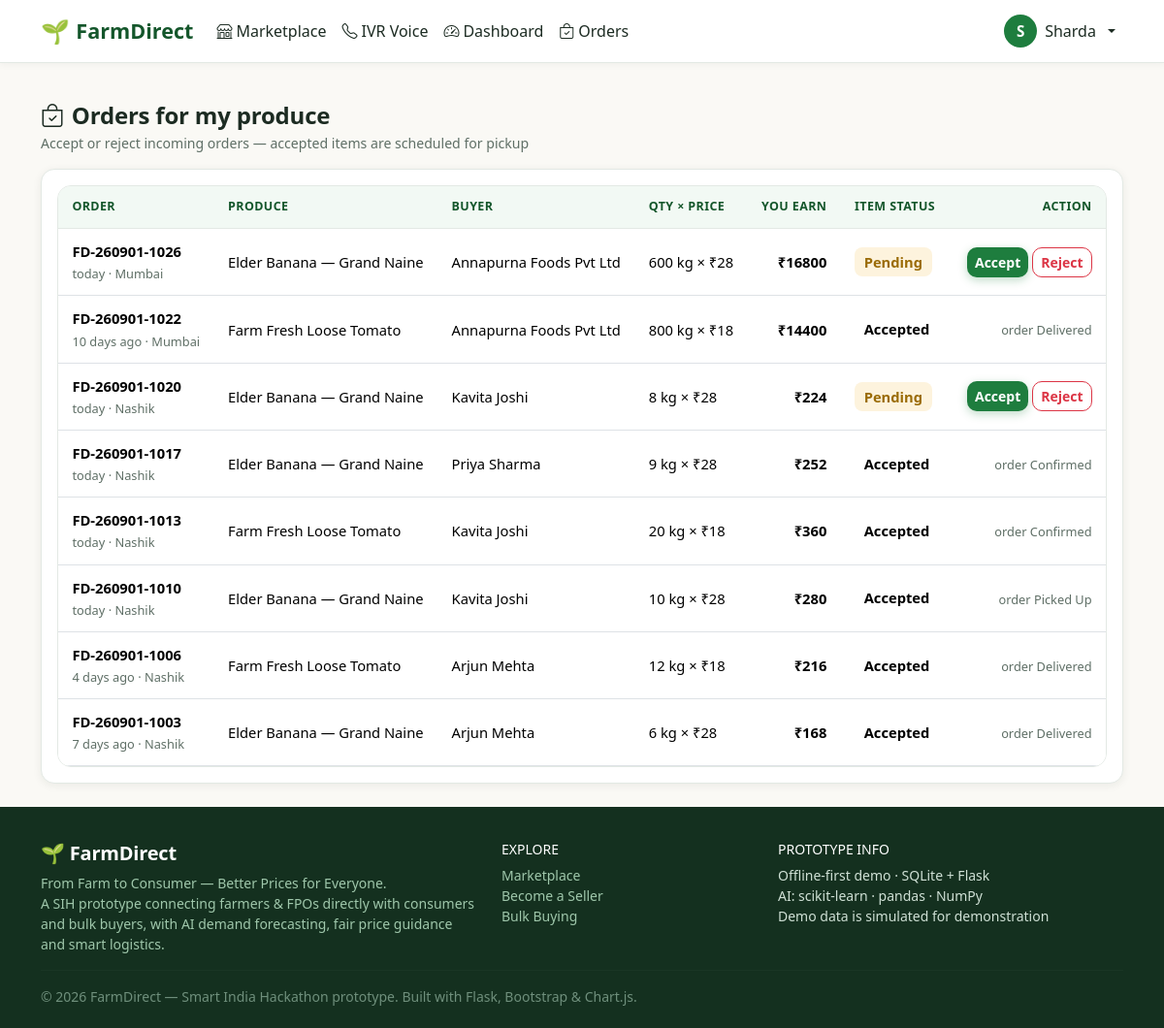
/farmer/orders (signed in), run on the app's committed database.
### tables this page shows
CREATE TABLE users (
    id            INTEGER PRIMARY KEY AUTOINCREMENT,
    name          TEXT NOT NULL,
    email         TEXT UNIQUE NOT NULL,
    phone         TEXT,
    password_hash TEXT NOT NULL,
    role          TEXT NOT NULL CHECK (role IN ('farmer','fpo','consumer','buyer','admin')),
    city          TEXT,
    state         TEXT,
    lat           REAL,
    lng           REAL,
    active        INTEGER DEFAULT 1,
    created_at    TEXT DEFAULT (datetime('now','localtime'))
);

CREATE TABLE order_items (
    id          INTEGER PRIMARY KEY AUTOINCREMENT,
    order_id    INTEGER NOT NULL REFERENCES orders(id),
    product_id  INTEGER NOT NULL REFERENCES products(id),
    farmer_id   INTEGER NOT NULL REFERENCES users(id),
    crop        TEXT,
    grade       TEXT,
    quantity_kg REAL NOT NULL,
    unit_price  REAL NOT NULL,
    subtotal    REAL NOT NULL,
    item_status TEXT DEFAULT 'pending' CHECK (item_status IN
                  ('pending','accepted','rejected')),
    farmer_note TEXT
);

CREATE TABLE orders (
    id               INTEGER PRIMARY KEY AUTOINCREMENT,
    order_code       TEXT UNIQUE NOT NULL,          -- e.g. FD-260831-0142
    buyer_id         INTEGER NOT NULL REFERENCES users(id),
    buyer_type       TEXT DEFAULT 'consumer',       -- consumer / bulk
    total_amount     REAL NOT NULL,
    platform_fee     REAL DEFAULT 0,
    delivery_fee     REAL DEFAULT 0,
    delivery_address TEXT,
    delivery_city    TEXT,
    delivery_pincode TEXT,
    delivery_lat     REAL,
    delivery_lng     REAL,
    order_type       TEXT DEFAULT 'retail',         -- retail / bulk
    status           TEXT DEFAULT 'pending' CHECK (status IN
                       ('pending','confirmed','rejected','picked_up','in_transit','delivered','cancelled')),
    created_at       TEXT DEFAULT (datetime('now','localtime')),
    updated_at       TEXT
);

CREATE TABLE products (
    id           INTEGER PRIMARY KEY AUTOINCREMENT,
    seller_id    INTEGER NOT NULL REFERENCES users(id),
    crop         TEXT NOT NULL,
    name         TEXT NOT NULL,
    category     TEXT DEFAULT 'Vegetables',
    grade        TEXT NOT NULL CHECK (grade IN ('A','B','C')),
    quantity_kg  REAL NOT NULL,
    price_per_kg REAL NOT NULL,
    harvest_date TEXT,
    organic      INTEGER DEFAULT 0,
    description  TEXT,
    unit_label   TEXT DEFAULT 'kg',
    status       TEXT DEFAULT 'active' CHECK (status IN ('active','sold_out','removed')),
    created_at   TEXT DEFAULT (datetime('now','localtime'))
);

### views.py (the view)
@bp.route("/farmer/orders")
@role_required("farmer", "fpo")
def farmer_orders():
    items = db.query(
        "SELECT oi.*, o.order_code, o.status AS order_status, o.created_at, o.delivery_city, "
        "o.delivery_address, u.name AS buyer, p.name AS product_name "
        "FROM order_items oi JOIN orders o ON o.id=oi.order_id "
        "JOIN users u ON u.id=o.buyer_id JOIN products p ON p.id=oi.product_id "
        "WHERE oi.farmer_id=? ORDER BY o.id DESC", (g.user["id"],))
    return render_template("farmer/orders.html", items=items, cart_count=_cart_count())

### auth.py (called while the page is built)
@bp.before_app_request
def load_logged_in_user():
    uid = session.get("uid")
    g.user = None
    g.role = None
    if uid:
        row = db.query("SELECT * FROM users WHERE id=? AND active=1", (uid,), one=True)
        if row:
            g.user = row
            g.role = row["role"]
            if row["role"] in ("farmer", "fpo"):
                table = "fpos" if row["role"] == "fpo" else "farmers"
                g.profile = db.query(f"SELECT * FROM {table} WHERE user_id=?", (uid,), one=True)
            else:
                g.profile = None

def role_required(*roles):
    def deco(view):
        @functools.wraps(view)
        def wrapped(**kwargs):
            if g.user is None:
                return redirect(url_for("auth.login", next=request.path))
            if g.role not in roles:
                flash("You do not have access to that page.", "warning")
                return redirect(url_for(ROLE_HOME.get(g.role, "views.landing")))
            return view(**kwargs)
        return wrapped
    return deco

### db.py (called while the page is built)
def get_db():
    os.makedirs(os.path.dirname(DB_PATH), exist_ok=True)
    conn = sqlite3.connect(DB_PATH, timeout=15)
    conn.row_factory = sqlite3.Row
    conn.execute("PRAGMA foreign_keys = ON")
    return conn

def query(sql, args=(), one=False):
    conn = get_db()
    try:
        rows = conn.execute(sql, args).fetchall()
        return (rows[0] if rows else None) if one else rows
    finally:
        conn.close()

### helpers.py (called while the page is built)
def kg(value):
    try:
        v = float(value)
    except (TypeError, ValueError):
        return "0 kg"
    if v >= 1000:
        return f"{v / 1000:.1f} ton"
    return f"{v:g} kg"

def pretty_status(s):
    return (s or "").replace("_", " ").title()

def days_ago(date_str):
    try:
        d = datetime.strptime(str(date_str)[:10], "%Y-%m-%d").date()
        n = (datetime.now().date() - d).days
        if n <= 0:
            return "today"
        if n == 1:
            return "yesterday"
        return f"{n} days ago"
    except (ValueError, TypeError):
        return ""

### views.py (called while the page is built)
def _cart_count():
    if not g.get("user"):
        return 0
    return db.query("SELECT COALESCE(SUM(quantity_kg),0) n FROM cart_items WHERE user_id=?",
                    (g.user["id"],), one=True)["n"]

### templates/farmer/orders.html (shortened to what this page needs)
{% extends "base.html" %}
{% block content %}
<section class="container py-4">
  <h2 class="fd-section-title" style="font-size:1.5rem"><i class="bi bi-bag-check me-2"></i>Orders for my produce</h2>
  <p class="fd-subtle">Accept or reject incoming orders — accepted items are scheduled for pickup</p>
  <div class="fd-card p-3">
    <div class="fd-table">
      <table class="table align-middle">
        <thead><tr><th>Order</th><th>Produce</th><th>Buyer</th><th>Qty × price</th><th class="text-end">You earn</th><th>Item status</th><th class="text-end">Action</th></tr></thead>
        <tbody>
          {% for oi in items %}
          <tr>
            <td>
              <b>{{ oi['order_code'] }}</b><br>
              <span class="fd-meta">{{ days_ago(oi['created_at'][:10]) }} · {{ oi['delivery_city'] }}</span>
            </td>
            <td>{{ oi['product_name'] }}</td>
            <td>{{ oi['buyer'] }}</td>
            <td>{{ oi['quantity_kg']|kg }} × ₹{{ '%g'|format(oi['unit_price']) }}</td>
            <td class="text-end fw-bold">₹{{ '%g'|format(oi['subtotal']) }}</td>
            <td><span class="badge-fd badge-status-{{ oi['item_status'] }}">{{ pretty_status(oi['item_status']) }}</span></td>
            <td class="text-end">
              {% if oi['item_status'] == 'pending' and oi['order_status'] == 'pending' %}
              <div class="d-flex gap-1 justify-content-end">
                <button class="btn btn-fd btn-sm" onclick="itemStatus({{ oi['order_id'] }}, {{ oi['id'] }}, 'accept')">Accept</button>
                <button class="btn btn-outline-danger btn-sm" onclick="itemStatus({{ oi['order_id'] }}, {{ oi['id'] }}, 'reject')">Reject</button>
              </div>
              {% else %}
              <span class="fd-meta">order {{ pretty_status(oi['order_status']) }}</span>
              {% endif %}
            </td>
          </tr>
          {% endfor %}
        </tbody>
      </table>
    </div>
  </div>
</section>
{% endblock %}

### templates/base.html (shortened to what this page needs)
<!doctype html>
<html lang="en">
<head>
  <link rel="stylesheet" href="{{ url_for('static', filename='vendor/bootstrap.min.css') }}">
  <link rel="stylesheet" href="{{ url_for('static', filename='vendor/bootstrap-icons.css') }}">
  <link rel="stylesheet" href="{{ url_for('static', filename='css/style.css') }}">
</head>
<body>
<nav class="navbar navbar-expand-lg fd-navbar sticky-top">
  <div class="container">
    <a class="navbar-brand" href="{{ url_for('views.landing') }}">
      <span style="font-size:1.5rem">🌱</span> FarmDirect
    </a>
    <div class="collapse navbar-collapse" id="fdnav">
      <ul class="navbar-nav me-auto mb-2 mb-lg-0">
        <li class="nav-item"><a class="nav-link" href="{{ url_for('views.marketplace') }}"><i class="bi bi-shop me-1"></i>Marketplace</a></li>
        <li class="nav-item"><a class="nav-link" href="{{ url_for('views.ivr_simulator') }}"><i class="bi bi-telephone me-1"></i>IVR Voice</a></li>
        {% if g.role in ('farmer','fpo') %}
          <li class="nav-item"><a class="nav-link" href="{{ url_for('views.farmer_dashboard') }}"><i class="bi bi-speedometer2 me-1"></i>Dashboard</a></li>
          <li class="nav-item"><a class="nav-link" href="{{ url_for('views.farmer_orders') }}"><i class="bi bi-bag-check me-1"></i>Orders</a></li>
        {% elif g.role == 'consumer' %}
          <li class="nav-item"><a class="nav-link" href="{{ url_for('views.consumer_dashboard') }}"><i class="bi bi-speedometer2 me-1"></i>Dashboard</a></li>
          <li class="nav-item"><a class="nav-link" href="{{ url_for('views.my_orders') }}"><i class="bi bi-bag-check me-1"></i>My Orders</a></li>
        {% elif g.role == 'buyer' %}
          <li class="nav-item"><a class="nav-link" href="{{ url_for('views.buyer_dashboard') }}"><i class="bi bi-speedometer2 me-1"></i>Bulk Dashboard</a></li>
        {% endif %}
      </ul>
      <ul class="navbar-nav ms-auto align-items-lg-center">
        {% if g.user %}
          <li class="nav-item dropdown">
            <a class="nav-link dropdown-toggle d-flex align-items-center gap-2" href="#" data-bs-toggle="dropdown">
              <span class="fd-avatar">{{ g.user['name'][:1] }}</span>
              <span class="d-lg-inline d-none">{{ g.user['name'].split(' ')[0] }}</span>
            </a>
          </li>
        {% else %}
          <li class="nav-item me-lg-2"><a class="btn btn-fd-outline" href="{{ url_for('auth.login') }}"><i class="bi bi-box-arrow-in-right me-1"></i>Login</a></li>
          <li class="nav-item"><a class="btn btn-fd" href="{{ url_for('auth.register') }}">Join Free</a></li>
        {% endif %}
      </ul>
    </div>
  </div>
</nav>
<main>
  {% block content %}{% endblock %}
</main>
<footer class="fd-footer mt-auto">
  <div class="container">
    <div class="row g-4">
      <div class="col-md-5">
        <h5 class="text-white">🌱 FarmDirect</h5>
        <p class="small mb-0" style="color:#9fc7ab">From Farm to Consumer — Better Prices for Everyone.<br>
        A SIH prototype connecting farmers &amp; FPOs directly with consumers and bulk buyers,
        with AI demand forecasting, fair price guidance and smart logistics.</p>
      </div>
      <div class="col-6 col-md-3">
        <h6 class="text-white small text-uppercase">Explore</h6>
        <ul class="list-unstyled small">
          <li><a href="{{ url_for('views.marketplace') }}">Marketplace</a></li>
          <li><a href="{{ url_for('auth.register') }}">Become a Seller</a></li>
          <li><a href="{{ url_for('auth.register') }}">Bulk Buying</a></li>
        </ul>
      </div>
      <div class="col-6 col-md-4">
        <h6 class="text-white small text-uppercase">Prototype Info</h6>
        <ul class="list-unstyled small">
          <li>Offline-first demo · SQLite + Flask</li>
          <li>AI: scikit-learn · pandas · NumPy</li>
          <li>Demo data is simulated for demonstration</li>
        </ul>
      </div>
    </div>
    <hr style="border-color:#2a4a35">
    <p class="small mb-0" style="color:#6f8f7c">© 2026 FarmDirect — Smart India Hackathon prototype. Built with Flask, Bootstrap &amp; Chart.js.</p>
  </div>
</footer>
</body>
</html>

### static/css/style.css (style rules this page uses)
:root { --fd-green: #1e7d3e; --fd-green-dark: #14562b; --fd-green-light: #e8f5ec; --fd-green-soft: #f2f9f4; --fd-amber: #e8a013; --fd-amber-light: #fdf3dd; --fd-cream: #faf9f5; --fd-ink: #1c2b22; --fd-muted: #5f6f66; --fd-border: #e3e9e4; --fd-radius: 14px; --fd-shadow: 0 2px 10px rgba(28, 43, 34, .07); --fd-shadow-lg: 0 10px 30px rgba(28, 43, 34, .12); }
body { background: var(--fd-cream); color: var(--fd-ink); font-family: "Segoe UI", system-ui, -apple-system, Roboto, "Helvetica Neue", Arial, sans-serif; min-height: 100vh; display: flex; flex-direction: column; }
main { flex: 1 0 auto; }
footer { flex-shrink: 0; }
h1, h2, h3, h4, h5, .fd-brand { font-weight: 700; letter-spacing: -.2px; }
a { color: var(--fd-green); }
.fd-navbar { background: #fff; border-bottom: 1px solid var(--fd-border); box-shadow: 0 1px 8px rgba(28,43,34,.05); }
.fd-navbar .navbar-brand { font-weight: 800; font-size: 1.35rem; color: var(--fd-green-dark); display: flex; align-items: center; gap: .4rem; }
.fd-navbar .nav-link { color: var(--fd-ink); font-weight: 500; border-radius: 8px; padding: .45rem .8rem; }
.fd-avatar { width: 34px; height: 34px; border-radius: 50%; background: var(--fd-green); color: #fff; display: inline-flex; align-items: center; justify-content: center; font-weight: 700; font-size: .95rem; }
.btn { border-radius: 10px; font-weight: 600; }
.btn-fd { background: var(--fd-green); color: #fff; border: none; box-shadow: 0 3px 10px rgba(30, 125, 62, .28); }
.fd-card { background: #fff; border: 1px solid var(--fd-border); border-radius: var(--fd-radius); box-shadow: var(--fd-shadow); }
.fd-meta { font-size: .8rem; color: var(--fd-muted); }
.badge-fd { font-weight: 700; border-radius: 8px; padding: .35em .65em; }
.badge-status-pending { background: #fdf3dd; color: #9a6b06; }
.fd-table { background: #fff; border-radius: var(--fd-radius); overflow: hidden; border: 1px solid var(--fd-border); }
.fd-table table { margin: 0; }
.fd-table thead th { background: var(--fd-green-soft); color: var(--fd-green-dark); font-size: .78rem; text-transform: uppercase; letter-spacing: .4px; border-bottom: 1px solid var(--fd-border); padding: .75rem .9rem; white-space: nowrap; }
.fd-table tbody td { padding: .75rem .9rem; vertical-align: middle; font-size: .92rem; }
.fd-section-title { font-size: 1.05rem; font-weight: 800; margin-bottom: .2rem; }
.fd-subtle { color: var(--fd-muted); font-size: .88rem; }
.fd-footer { background: #14301f; color: #cfe0d5; padding: 2.2rem 0 1.4rem; margin-top: 3rem; }
.fd-footer a { color: #9fc7ab; text-decoration: none; }

### data on the page
users: name "S", user.name "Sharda"
order_items: order_code "FD-260901-1026", delivery_city "Mumbai", product_name "Elder Banana — Grand Naine", buyer "Annapurna Foods Pvt Ltd", quantity_kg|kg "600 kg", unit_price "28", subtotal "16800", item_status "Pending"
orders: created_at "today"
order_items: order_code "FD-260901-1022", delivery_city "Mumbai", product_name "Farm Fresh Loose Tomato", buyer "Annapurna Foods Pvt Ltd", quantity_kg|kg "800 kg", unit_price "18", subtotal "14400", item_status "Accepted"
orders: created_at "10 days ago", status "Delivered"
order_items: order_code "FD-260901-1020", delivery_city "Nashik", product_name "Elder Banana — Grand Naine", buyer "Kavita Joshi", quantity_kg|kg "8 kg", unit_price "28", subtotal "224", item_status "Pending"
orders: created_at "today"
order_items: order_code "FD-260901-1017", delivery_city "Nashik", product_name "Elder Banana — Grand Naine", buyer "Priya Sharma", quantity_kg|kg "9 kg", unit_price "28", subtotal "252", item_status "Accepted"
orders: created_at "today", status "Confirmed"
order_items: order_code "FD-260901-1013", delivery_city "Nashik", product_name "Farm Fresh Loose Tomato", buyer "Kavita Joshi", quantity_kg|kg "20 kg", unit_price "18", subtotal "360", item_status "Accepted"
orders: created_at "today", status "Confirmed"
order_items: order_code "FD-260901-1010", delivery_city "Nashik", product_name "Elder Banana — Grand Naine", buyer "Kavita Joshi", quantity_kg|kg "10 kg", unit_price "28", subtotal "280", item_status "Accepted"
orders: created_at "today", status "Picked Up"
order_items: order_code "FD-260901-1006", delivery_city "Nashik", product_name "Farm Fresh Loose Tomato", buyer "Arjun Mehta", quantity_kg|kg "12 kg", unit_price "18", subtotal "216", item_status "Accepted"
orders: created_at "4 days ago", status "Delivered"
order_items: order_code "FD-260901-1003", delivery_city "Nashik", product_name "Elder Banana — Grand Naine", buyer "Arjun Mehta", quantity_kg|kg "6 kg", unit_price "28", subtotal "168", item_status "Accepted"
orders: created_at "7 days ago", status "Delivered"
